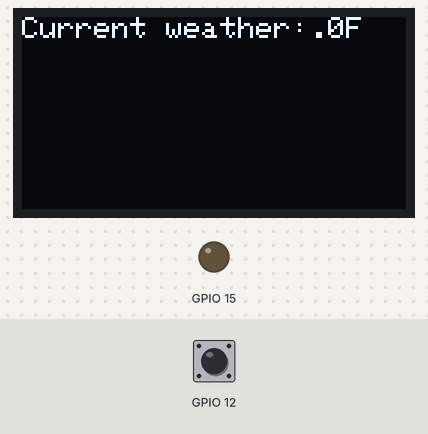
Recording of a sketch running on a simulated ESP8266 (NodeMCU). Shown: 128×64 one-colour display, output pins drawn as LEDs (lit = HIGH). Inputs (shaded band) come from the test bench; at power-on: GPIO 12 LOW. WiFi joins after 1.5 s; servers stay silent unless stated; uploads are accepted with an empty reply; the local clock reads 2024-03-15 10:24:30 at power-on unless the sketch sets it; pins used as bus, display or sensor lines are not drawn; what the sketch prints to the serial monitor is not drawn.

Above: at 3.1 s.
3.2 s: GPIO 12 driven HIGH
At 4.4 s:
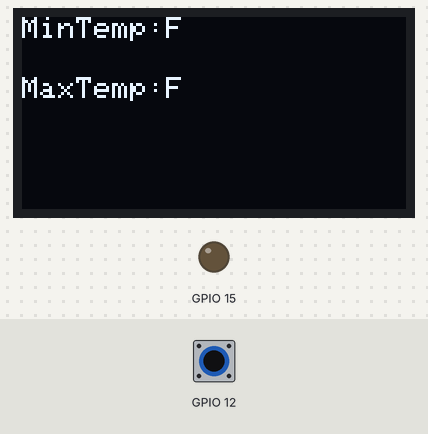
4.7 s: GPIO 12 pulsed LOW 5 times (0.12 s each, 0.3 s apart)
At 5.34 s:
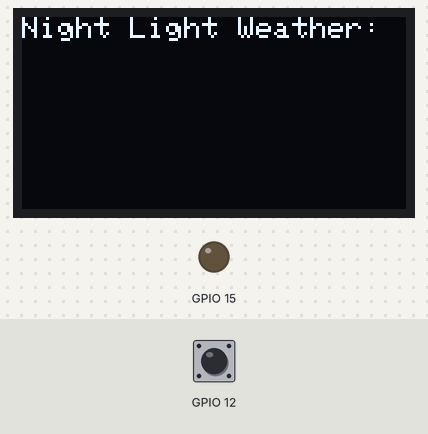
At 7.2 s:
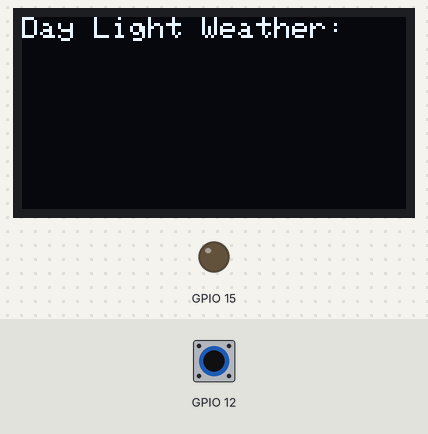
Timing chart, 0 to 8.7 s (numbered marks = the images above; inputs shaded):
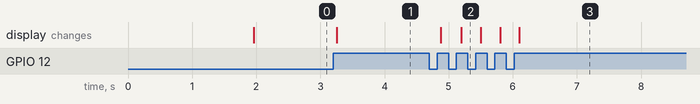

Measured:
- after the input at 3.2 s, the display: changes after 0.05 s (image 1)
- after the input at 4.7 s, the display: first changes after 0.18 s (image 2 shows a later state)

The sketch:

weather_code.ino
```cpp
#include <ESP8266WiFi.h>
#include <ESP8266HTTPClient.h>
#include <Wire.h>
#include <Adafruit_GFX.h>
#include <Adafruit_SSD1306.h>
#include <Ethernet.h>
#include <stdint.h>
#include <SPI.h>
#include <Adafruit_SSD1306.h>

#include "RTClib.h"
RTC_DS1307 rtc;

#define OLED_RESET 16
Adafruit_SSD1306 display(OLED_RESET);


const char* ssid     = "The House";
const char* password = "";
String minTemp;
String maxTemp;
String curTemp;
String dayWeather;
String nightWeather;
String curWeather;
int displayState = 0;
int lastCurHour = -1;
bool shouldChange = false;

void setup() {
  // put your setup code here, to run once:
  attachInterrupt(digitalPinToInterrupt(12), changeDisplayIRS, RISING);
  pinMode(15, OUTPUT);
  pinMode(16, OUTPUT);
  Serial.begin(9600);
  Serial.println("ready");
  WiFi.begin(ssid, password);
  display.begin(SSD1306_SWITCHCAPVCC, 0x3C);

  while (WiFi.status() != WL_CONNECTED) {
    delay(500);
    Serial.print(".");
  }
  rtc.adjust(DateTime(F(__DATE__), F(__TIME__)));
  if (! rtc.isrunning()) {
    Serial.println("RTC is NOT running!");
    rtc.adjust(DateTime(F(__DATE__), F(__TIME__)));
  }

  getWeather();
  getCurTemp();
  changeDisplay();

  DateTime now = rtc.now();
  Serial.println(String(now.hour()) + "/" + String(now.minute()) + "/" + String(now.second()));
}


void changeDisplayIRS(){
  delay(15);
  if (digitalRead(12) == HIGH){
    displayState = (displayState+1)%4;
    Serial.println(displayState);
    shouldChange = true;
    Serial.println("here");
    }
}

void getWeather(){
//   这个就是我们的http request，因为一天只能50此请求，所以现在用收到的结果进行代替。
  HTTPClient http;
  http.begin("http://dataservice.accuweather.com/forecasts/v1/daily/1day/349727?apikey=t1hXlQMwk2vDOqlOxyFTdZyu6sZbY98X");  //Specify request destination
  int httpCode = http.GET();                                                                  //Send the request
  String weather;
  if (httpCode > 0) { //Check the returning code
    weather = http.getString();   //Get the request response payload
    Serial.println(weather);                     //Print the response payload
  }
  http.end();
//  String weather = "{\"Headline\":{\"EffectiveDate\":\"2018-05-01T08:00:00-04:00\",\"EffectiveEpochDate\":1525176000,\"Severity\":4,\"Text\":\"Becoming much warmer Tuesday and Wednesday\",\"Category\":\"warmer\",\"EndDate\":\"2018-05-02T20:00:00-04:00\",\"EndEpochDate\":1525305600,\"MobileLink\":\"http://m.accuweather.com/en/us/new-york-ny/10007/extended-weather-forecast/349727?lang=en-us\",\"Link\":\"http://www.accuweather.com/en/us/new-york-ny/10007/daily-weather-forecast/349727?lang=en-us\"},\"DailyForecasts\":[{\"Date\":\"2018-04-29T07:00:00-04:00\",\"EpochDate\":1524999600,\"Temperature\":{\"Minimum\":{\"Value\":42.0,\"Unit\":\"F\",\"UnitType\":18},\"Maximum\":{\"Value\":59.0,\"Unit\":\"F\",\"UnitType\":18}},\"Day\":{\"Icon\":4,\"IconPhrase\":\"Sunny\"},\"Night\":{\"Icon\":36,\"IconPhrase\":\"Rain\"},\"Sources\":[\"AccuWeather\"],\"MobileLink\":\"http://m.accuweather.com/en/us/new-york-ny/10007/daily-weather-forecast/349727?day=1&lang=en-us\",\"Link\":\"http://www.accuweather.com/en/us/new-york-ny/10007/daily-weather-forecast/349727?day=1&lang=en-us\"}]}";
//  Serial.println(weather);
  int minTempStartInd = weather.indexOf("\"Minimum\"");
  minTemp = weather.substring(minTempStartInd+19, minTempStartInd+23);
  int maxTempStartInd = weather.indexOf("\"Maximum\"");
  maxTemp = weather.substring(maxTempStartInd+19, maxTempStartInd+23);
  int dayWeatherStartInd = weather.indexOf("\"Day\"");
  int numOfQuotes = 0;
  int spointer = 0;
  int epointer = 0;
  for(int i=dayWeatherStartInd; i < weather.length(); i++){
    if(weather[i] == '"'){
      numOfQuotes++;
      }
    if(numOfQuotes == 7 && spointer == 0){
      spointer = i+1;
      }
    if(numOfQuotes == 8 && epointer == 0){
      epointer = i;
      break;
      }
    }
  dayWeather = weather.substring(spointer, epointer);
  int nightWeatherStartInd = weather.indexOf("\"Night\"");
  numOfQuotes = 0;
  spointer = 0;
  epointer = 0;
  for(int i=nightWeatherStartInd; i < weather.length(); i++){
    if(weather[i] == '"'){
      numOfQuotes++;
      }
    if(numOfQuotes == 7 && spointer == 0){
      spointer = i+1;
      }
    if(numOfQuotes == 8 && epointer == 0){
      epointer = i;
      break;
      }
    }
  nightWeather = weather.substring(spointer, epointer);

  if (nightWeather.indexOf("Showers") > 0|| dayWeather.indexOf("Showers") > 0||
      nightWeather.indexOf("showers") > 0|| dayWeather.indexOf("showers") > 0||
      nightWeather.indexOf("Storms") > 0|| dayWeather.indexOf("Storms") > 0||
      nightWeather.indexOf("storms") > 0|| dayWeather.indexOf("storms") > 0||
      nightWeather.indexOf("Rain") >0 || dayWeather.indexOf("Rain") >0||
      nightWeather.indexOf("rain") >0 || dayWeather.indexOf("rain") >0||
      nightWeather.indexOf("Flurries") >0 || dayWeather.indexOf("Flurries") >0||
      nightWeather.indexOf("flurries") >0 || dayWeather.indexOf("flurries") >0||
      nightWeather.indexOf("Ice") >0 || dayWeather.indexOf("Ice") >0||
      nightWeather.indexOf("ice") >0 || dayWeather.indexOf("ice") >0||
      nightWeather.indexOf("Sleet") >0 || dayWeather.indexOf("Sleet")>0 ||
      nightWeather.indexOf("sleet") >0 || dayWeather.indexOf("sleet")>0 ||
      nightWeather == "Showers" || dayWeather == "Showers" ||
      nightWeather == "Rain" || dayWeather == "Rain" ||
      nightWeather == "Flurries" || dayWeather == "Flurries" ||
      nightWeather == "Snow" || dayWeather == "Snow" ||
      nightWeather == "Ice" || dayWeather == "Ice" ||
      nightWeather == "Sleet" || dayWeather == "Sleet"){
        Serial.println("warning");
        digitalWrite(15, HIGH);
        digitalWrite(16, LOW);
        }
    else{
      digitalWrite(16, HIGH);
      digitalWrite(15, LOW);
      }
 }

void getCurTemp(){
  HTTPClient http;
  http.begin("http://dataservice.accuweather.com/currentconditions/v1/349727?apikey=t1hXlQMwk2vDOqlOxyFTdZyu6sZbY98X");  //Specify request destination
  int httpCode = http.GET();                                                                  //Send the request
  String weather;
  if (httpCode > 0) { //Check the returning code
    weather = http.getString();   //Get the request response payload
    Serial.println(weather);                     //Print the response payload
  }
  http.end();
//  String weather = "[{\"LocalObservationDateTime\":\"2018-04-29T23:25:00-04:00\",\"EpochTime\":1525058700,\"WeatherText\":\"Cloudy\",\"WeatherIcon\":7,\"IsDayTime\":false,\"Temperature\":{\"Metric\":{\"Value\":8.9,\"Unit\":\"C\",\"UnitType\":17},\"Imperial\":{\"Value\":48.0,\"Unit\":\"F\",\"UnitType\":18}},\"MobileLink\":\"http://m.accuweather.com/en/us/new-york-ny/10007/current-weather/349727?lang=en-us\",\"Link\":\"http://www.accuweather.com/en/us/new-york-ny/10007/current-weather/349727?lang=en-us\"}]";
  int curTempStartInd = weather.indexOf("\"Imperial\"");
  curTemp = weather.substring(curTempStartInd+20, curTempStartInd+22);
  Serial.println(curTemp);

  int curWeatherStartInd = weather.indexOf("\"WeatherText\"");
  int numOfQuotes = 0;
  int spointer = 0;
  int epointer = 0;
  for(int i=curWeatherStartInd; i < weather.length(); i++){
    if(weather[i] == '"'){
      numOfQuotes++;
      }
    if(numOfQuotes == 3 && spointer == 0){
      spointer = i+1;
      }
    if(numOfQuotes == 4 && epointer == 0){
      epointer = i;
      break;
      }
    }
  curWeather = weather.substring(spointer, epointer);

  if (curWeather.indexOf("Showers") > 0||
      curWeather.indexOf("showers") > 0||
      curWeather.indexOf("Storms") > 0||
      curWeather.indexOf("storms") > 0||
      curWeather.indexOf("Rain") >0 ||
      curWeather.indexOf("rain") >0 ||
      curWeather.indexOf("Flurries") >0 ||
      curWeather.indexOf("flurries") >0 ||
      curWeather.indexOf("Ice") >0 ||
      curWeather.indexOf("ice") >0 ||
      curWeather.indexOf("Sleet") >0 ||
      curWeather.indexOf("sleet") >0 ||
      curWeather == "Showers" ||
      curWeather == "Rain" ||
      curWeather == "Flurries" ||
      curWeather == "Snow" ||
      curWeather == "Ice" ||
      curWeather == "Sleet"){
        Serial.println("warning");
        digitalWrite(15, HIGH);
        digitalWrite(16, LOW);
        }

  }

void loop() {
  DateTime now = rtc.now();
  Serial.println(String(now.hour()) + "/" + String(now.minute()) + "/" + String(now.second()));

  if (lastCurHour != now.hour()){
    getWeather();
    getCurTemp();
    changeDisplay();
    lastCurHour = now.hour();
    }


  if(shouldChange == true){
    Serial.println("change state");
    changeDisplay();
    }
}

void changeDisplay(){
  if(displayState == 0){
    display.clearDisplay();
    display.setTextSize(1);
    display.setCursor(0,0);
    display.setTextColor(WHITE);
    display.println("Current weather:"+ curTemp + ".0F");
    display.setCursor(0,12);
    display.println(curWeather);
    display.display();
    delay(20);
    }

  if(displayState == 1){
    display.clearDisplay();
    display.setTextSize(1);
    display.setCursor(0,0);
    display.setTextColor(WHITE);
    display.println("MinTemp:" + minTemp + "F");
    display.setCursor(0,20);
    display.println("MaxTemp:" + maxTemp + "F");
    display.display();
    delay(20);
    }

   if(displayState == 2){
    display.clearDisplay();
    display.setTextSize(1);
    display.setCursor(0,0);
    display.setTextColor(WHITE);
    display.println("Day Light Weather:");
    display.setCursor(0,12);
    display.println(dayWeather);
    display.display();
    delay(20);
    }

  if(displayState == 3){
    display.clearDisplay();
    display.setTextSize(1);
    display.setTextColor(WHITE);
    display.setCursor(0,0);
    display.println("Night Light Weather:");
    display.setCursor(0,12);
    display.println(nightWeather);
    display.display();
    delay(20);
    }
   shouldChange = false;
  }
```
